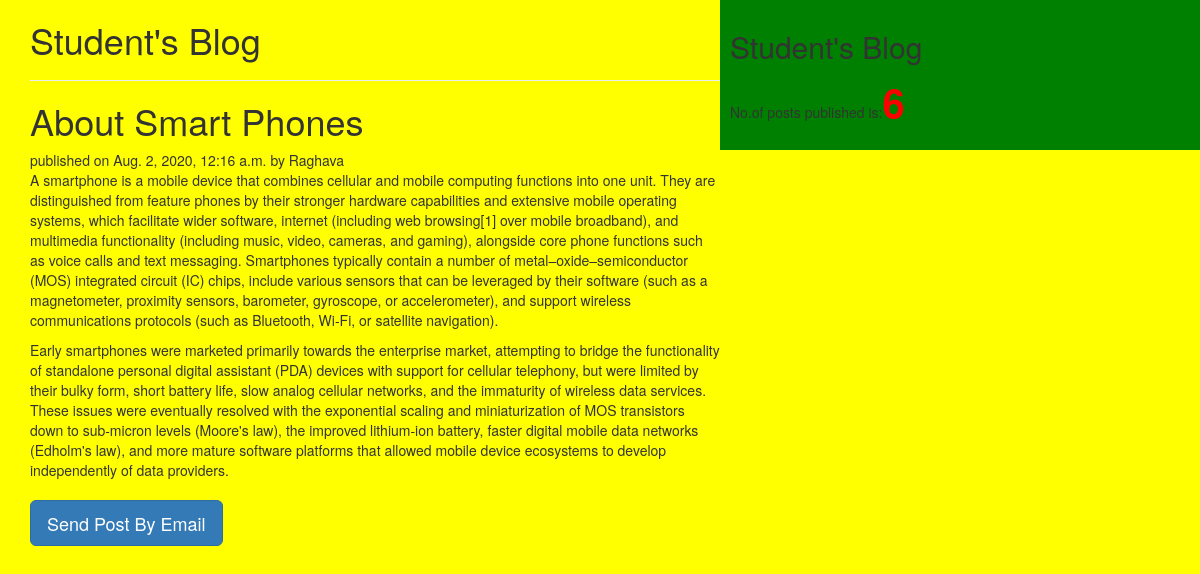
/2020/08/02/about-smart-phones/, run on the app's committed database.
### testapp/models.py (models this page shows, shortened)
class Post(models.Model):
    STATUE_CHOICES=(('draft','DRAFT'),('published','PUBLISHED'))
    title=models.CharField(max_length=64)
    slug=models.SlugField(max_length=64,unique_for_date='publish')
    author=models.ForeignKey(User,related_name='blog_posts',on_delete=models.PROTECT)
    body=models.TextField()
    publish=models.DateTimeField(default=timezone.now)
    created=models.DateTimeField(auto_now_add=True)
    updated=models.DateTimeField(auto_now=True)
    status=models.CharField(max_length=10,choices=STATUE_CHOICES,default='draft')
    objects=custommanager()
    tags=TaggableManager()
    class Meta:
        ordering=('-publish',)
    def __str__(self):
        return self.title

### testapp/views.py (the view)
# urls.py: url(r'^(?P<year>\d{4})/(?P<month>\d{2})/(?P<day>\d{2})/(?P<post>[-\w]+)/$',post_details_view,name='post_detail'),
def post_details_view(request,year,month,day,post):
     post=get_object_or_404(Post,slug=post,status='published',publish__year=year,publish__month=month,publish__day=day)
     print('post is:',post)
     return render(request,'testapp/post_detail.html',{'post':post})

### testapp/models.py (called while the page is built)
    def get_queryset(self):
        return super().get_queryset().filter(status='published')

### testapp/templatetags/blog_tags.py (called while the page is built)
@register.simple_tag()
def total_posts():
    return Post.objects.count()

### templates/testapp/post_detail.html (shortened to what this page needs)
<!DOCTYPE html>
{%extends 'testapp/home.html'%}
{%block content%}
<h1>Student's Blog</h1><hr>
  <h1>{{post.title}}</h1>
  published on {{post.publish}} by {{post.author|title}}
    {{post.body|linebreaks}}
<h2><a href="/{{post.id}}/" class='btn btn-primary btn-lg' target='_blank'>Send Post By Email</a></h2>
{%endblock%}

### static/css/blog.css (style rules this page uses)
body { background:yellow; }

### data on the page
Post: title "About Smart Phones", publish "Aug. 2, 2020, 12:16 a.m.", author "Raghava", body "A smartphone is a mobile device that combines cellular and mobile computing functions into one unit. They are distinguished from feature phones by their stronger hardware capabilities and extensive mobile operating systems, which facilitate wider software, internet (including web browsing[1] over mobile broadband), and multimedia functionality (including music, video, cameras, and gaming), alongside core phone functions such as voice calls and text messaging. Smartphones typically contain a number of metal–oxide–semiconductor (MOS) integrated circuit (IC) chips, include various sensors that can be leveraged by their software (such as a magnetometer, proximity sensors, barometer, gyroscope,…"
